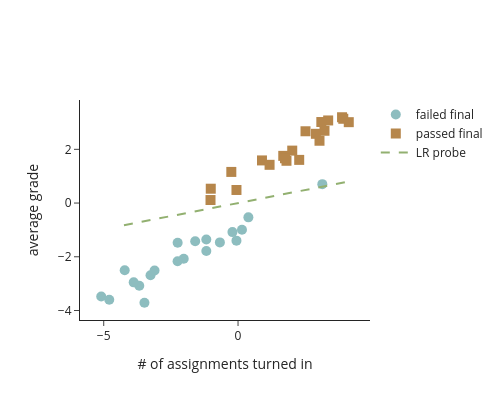

Write notebook code for a chart like this one.
### Markdown cell above
Let's visualize the boundary drawn by our logistic regression probe. It neatly classifies between students who passed and students who failed the final!

### Code cell
import plotly.graph_objects as go

# flip x & y -? flip around 45-degree line
# negate x -> flip around y-axis
theta_orthogonal = np.array([-theta[1], theta[0]])

# add trendline
t = np.linspace(-2, 2, 100)
probe_x = t * theta_orthogonal[0]
probe_y = t * theta_orthogonal[1]

fig.add_trace(
  go.Scatter(
    x=probe_x,
    y=probe_y,
    mode='lines',
    line=dict(color="#92b070", width=2, dash='dash'),
    name='LR probe'
  )
)

fig.show()
